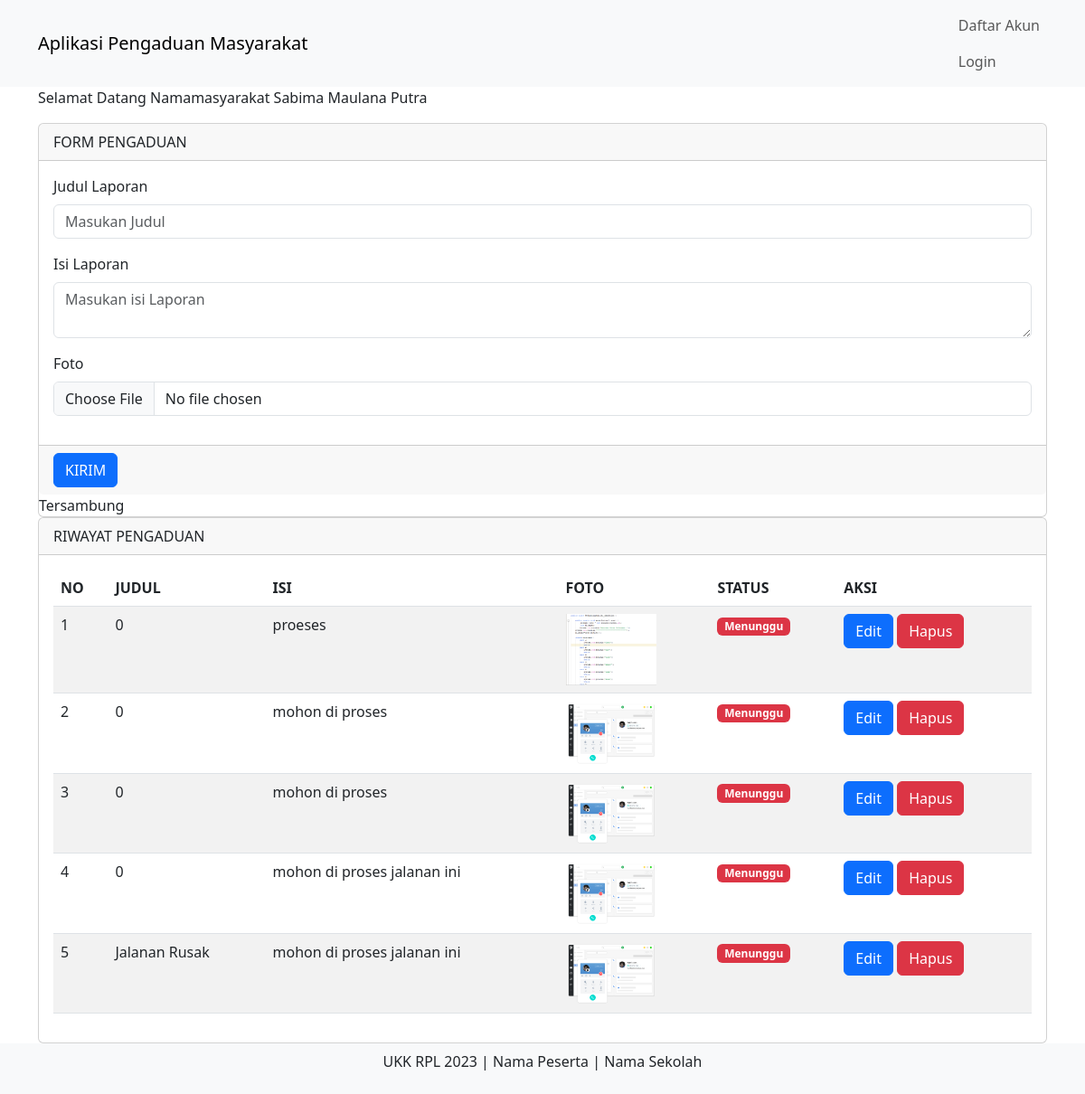
The page /persiapanUKK_Sabima/Masyarakat/index.php (signed in) on the database its author committed.
### tables this page shows
CREATE TABLE `pengaduan` (
  `id_pengaduan` int(11) NOT NULL,
  `judul_laporan` varchar(50) NOT NULL,
  `tgl_pengaduan` date NOT NULL,
  `nik` char(16) NOT NULL,
  `isi_laporan` text NOT NULL,
  `foto` varchar(255) NOT NULL,
  `status` enum('proses','selesai') NOT NULL
);

### persiapanUKK_Sabima/Masyarakat/home.php (the view, shortened to what this page needs)
<div class="container">
    <div class="row">
        <div class="col-md-12" mt-3>
            <p>Selamat Datang Namamasyarakat <?php echo $_SESSION['nama']?></p>
            <div class="card">
                <div class="card-header">
                    FORM PENGADUAN
                </div>
                <div class="card-body">
                    <form action="" method="POST" enctype="multipart/form-data">
                        <div class="mb-3">
                            <label class="form-label">Judul Laporan</label>
                            <input type="text" class="form-control" name="judul_laporan" placeholder="Masukan Judul" required>
                        </div>
                        <div class="mb-3">
                            <label class="form-label">Isi Laporan</label>
                            <textarea class="form-control" name="isi_laporan" placeholder="Masukan isi Laporan" required></textarea>
                        </div>
                        <div class="mb-3">
                            <label class="form-label">Foto</label>
                            <input type="file" class="form-control" name="foto" required>
                        </div>
                </div>
                <div class="card-footer">
                    <button type="submit" name="kirim" class="btn btn-primary">KIRIM</button>
                </div>
            <?php
           include '../config/koneksi.php';
            ?>
            </div>
        </div>
    </div>
    <div class="row">
        <div class="col-md-12" mt-3>
        <div class="card">
                <div class="card-header">
                    RIWAYAT PENGADUAN
                </div>
                <div class="card-body">
                    <table class="table table-striped">
                        <thead>
                            <tr>
                                <th>NO</th>
                                <th>JUDUL</th>
                                <th>ISI</th>
                                <th>FOTO</th>
                                <th>STATUS</th>
                                <th>AKSI</th>
                            </tr>
                        </thead>
                        <tbody>
                            <?php
                            $no = 1;
                            $nik = $_SESSION['nik'];
                            $query = mysqli_query($koneksi, "SELECT *FROM pengaduan WHERE $nik='$nik' ORDER BY id_pengaduan DESC");
                            while ($data = mysqli_fetch_assoc($query)) {  ?>
                            <tr>
                                <td><?php echo $no++;  ?></td>
                                <td><?php echo $data['judul_laporan'] ?></td>
                                <td><?php echo $data ['isi_laporan'] ?></td>
                                <td><img src="../assets/img/<?php echo $data['foto'] ?>" width="100"></td>
                                <td>
                                 <?php
                                 if ($data['status'] == 'proses') {
                                    echo "<span class ='badge bg-warning'>Proeses</span>";
                                 } elseif ($data['status'] == 'selesai') {
                                    echo "<span class ='badge bg-success'>Selesai</span>";
                                 } else {
                                    echo "<span class ='badge bg-danger'>Menunggu</span>";
                                 }
                                  ?>
                                </td>
                                <td>
                                <a href="" class="btn btn-primary">Edit</a>
                                <a href="" class="btn btn-danger">Hapus</a>
                                </td>
                            </tr>
                            <?php } ?>
                        </tbody>
                    </table>
                </div>
            </div>
        </div>
    </div>
</div>

### persiapanUKK_Sabima/layouts/header.php (shortened to what this page needs)
<!DOCTYPE html>
<html lang="en">
<head>
  <link rel="stylesheet" type="text/css" href="../assets/css/bootstrap.min.css">
</head>
<body>
  <nav class="navbar navbar-expand-lg bg-body-tertiary">
    <div class="container">
      <a class="navbar-brand" href="#">Aplikasi Pengaduan Masyarakat</a>
      <div class="collapse navbar-collapse justify-content-end" id="navbarNav">
        <ul class="navbar-nav">
          <li class="nav-item">
          <?php
          if ($_SESSION['login']=='admin') { ?>
           <a class="nav-link" href="index.php?=pengaduan">Data Pengaduan </a>
           <a class="nav-link" href="../config/aksi_logout.php">Keluar</a>
            <?php }  else if ($_SESSION['login']=='petugas'){ ?>
              <a class="nav-link" href="index.php?=pengaduan">Data Pengaduan </a>
              <a class="nav-link" href="../config/aksi_logout.php">Keluar</a>
            <?php }else if ($_SESSION['login']=='masyarakat'){ ?>
              <a class="nav-link" href="../config/aksi_logout.php">Keluar</a>
            <?php } else{ ?>
              <a class="nav-link" href="index.php?=registrasi">Daftar Akun</a>
              <a class="nav-link" href="?page=login">Login</a>
           <?php } ?>
          </li>
        </ul>
      </div>
    </div>
  </nav>

### persiapanUKK_Sabima/Masyarakat/index.php (shortened to what this page needs)
<?php
include '../layouts/header.php';
if  (isset($_GET['page'])){
    $page=$_GET['page'];
    switch ($page) {
        case 'tanggapan':
            include 'tanggapan.php';
            break;
        default:
            echo "Halaman tidak tersedia";
            break;
    }
} else{
    include 'home.php';
}
include '../layouts/footer.php';

### persiapanUKK_Sabima/config/koneksi.php
<?php
$koneksi = mysqli_connect("localhost","root","","pengaduan_masyarakat");
if ($koneksi) {
    echo "Tersambung";
} else{
 echo "Tidak Tersambung";
}
?>

### persiapanUKK_Sabima/layouts/footer.php (shortened to what this page needs)
<footer class="footer py-2 bg-light">
  <div class="container">
    <p class=" text-center">UKK RPL 2023 | Nama Peserta | Nama Sekolah</p>
  </div>
</footer>
</body>
</html>

### rows shown on the page
pengaduan: judul_laporan "0", isi_laporan "proeses", foto (picture), status "Menunggu"
pengaduan: judul_laporan "0", isi_laporan "mohon di proses", foto (picture), status "Menunggu"
pengaduan: judul_laporan "0", isi_laporan "mohon di proses", foto (picture), status "Menunggu"
pengaduan: judul_laporan "0", isi_laporan "mohon di proses jalanan ini", foto (picture), status "Menunggu"
pengaduan: judul_laporan "Jalanan Rusak", isi_laporan "mohon di proses jalanan ini", foto (picture), status "Menunggu"

### other values the page prints
$_SESSION['nama'] "Sabima Maulana Putra"
